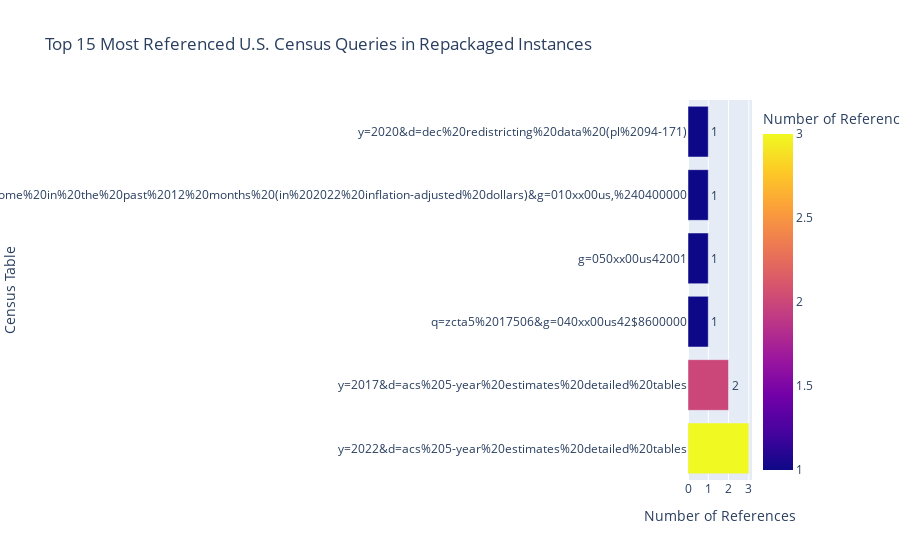

Write notebook code for a chart like this one.
### Code cell
tables, counts = zip(*r_most_common_query)
# Create a DataFrame from the tables and counts
data = {'Census Table': tables, 'Number of References': counts}
df = pd.DataFrame(data)

# Create an interactive horizontal bar chart
fig = px.bar(df, 
             x='Number of References', 
             y='Census Table', 
             orientation='h',  # Horizontal bars
             title="Top 15 Most Referenced U.S. Census Queries in Repackaged Instances",
             labels={'Number of References': 'Number of References', 'Census Table': 'Census Table'},
             color='Number of References',  # Color bars based on count
             text='Number of References')  # Show count on hover

# Customize the hover data (you can modify this to include more details)
fig.update_traces(texttemplate='%{text}', textposition='outside')

# Invert the y-axis to show the highest count at the top
fig.update_yaxes(categoryorder='total descending')

# Show the interactive plot
fig.show()

### Figure 1 — Plotly figure (JSON) as saved in the notebook; plotly's stock layout.template omitted (floating-point values rounded to 4 significant figures)
{"data": [{"alignmentgroup": "True", "hovertemplate": "Number of References=%{marker.color}<br>Census Table=%{y}<extra></extra>", "legendgroup": "", "marker": {"color": [3, 2, 1, 1, 1, 1], "coloraxis": "coloraxis", "pattern": {"shape": ""}}, "name": "", "offsetgroup": "", "orientation": "h", "showlegend": false, "text": [3, 2, 1, 1, 1, 1], "textposition": "outside", "texttemplate": "%{text}", "type": "bar", "x": [3, 2, 1, 1, 1, 1], "xaxis": "x", "y": ["y=2022&d=acs%205-year%20estimates%20detailed%20tables", "y=2017&d=acs%205-year%20estimates%20detailed%20tables", "q=zcta5%2017506&g=040xx00us42$8600000", "g=050xx00us42001", "q=b19001:%20household%20income%20in%20the%20past%2012%20months%20(in%202022%20inflation-adjusted%20dollars)&g=010xx00us,%240400000", "y=2020&d=dec%20redistricting%20data%20(pl%2094-171)"], "yaxis": "y"}], "layout": {"barmode": "relative", "coloraxis": {"colorbar": {"title": {"text": "Number of References"}}, "colorscale": [[0, "#0d0887"], [0.1111, "#46039f"], [0.2222, "#7201a8"], [0.3333, "#9c179e"], [0.4444, "#bd3786"], [0.5556, "#d8576b"], [0.6667, "#ed7953"], [0.7778, "#fb9f3a"], [0.8889, "#fdca26"], [1, "#f0f921"]]}, "legend": {"tracegroupgap": 0}, "title": {"text": "Top 15 Most Referenced U.S. Census Queries in Repackaged Instances"}, "xaxis": {"anchor": "y", "domain": [0, 1], "title": {"text": "Number of References"}}, "yaxis": {"anchor": "x", "categoryorder": "total descending", "domain": [0, 1], "title": {"text": "Census Table"}}}}
